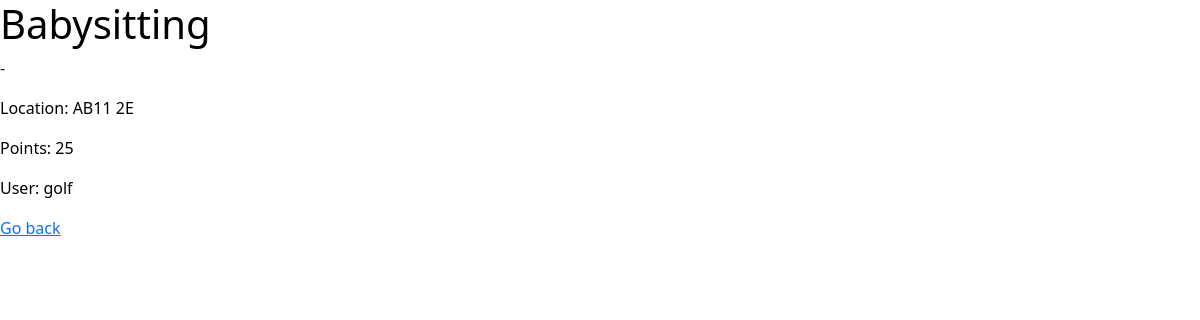
Page /jobs/2/ (signed in) on the earlier database version.
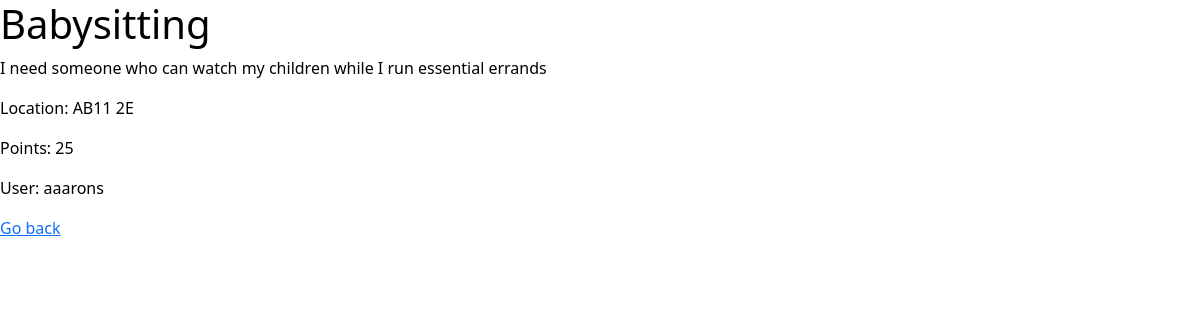
Same page on the later database version.
### jobs/models.py (models this page shows)
class JobPosting(models.Model):
    job_id = models.BigAutoField(primary_key=True)
    location = models.CharField(max_length=8)
    poster_id = models.ForeignKey(User, on_delete=models.CASCADE) # Should we use something else on delete?
    job_title = models.CharField(max_length=50)
    job_short_description = models.CharField(max_length=50)
    job_description = models.CharField(max_length=1000)
    posting_time = models.DateTimeField()
    points = models.IntegerField(validators=[MinValueValidator(1)])
    assigned = models.BooleanField()
    completed = models.BooleanField()

### jobs/views.py (the view)
# urls.py: path('<int:job_id>/', views.detail, name='jobdetails'), # Details of a job
def detail(request, job_id):
    template = loader.get_template('jobdetails.html')
    context = {
        'job': JobPosting.objects.get(pk=job_id),
    }
    return HttpResponse(template.render(context, request))

### templates/jobdetails.html (shortened to what this page needs)
{% extends 'base.html' %}
{% block content %}
<h1>{{ job.job_title }}</h1>
<p>{{ job.job_description }}</p>
<p>Location: {{ job.location }}</p>
<p>Points: {{ job.points }}</p>
<p>User: {{ job.poster_id.username }}</p>
<p><a href="{% url 'home' %}">Go back</a></p>
{% endblock %}

Differences in the rows shown:
changed JobPosting "AB11 2E": job_description "-" → "I need someone who can watch my children while I run essential errands"; poster_id.username "golf" → "aaarons"
